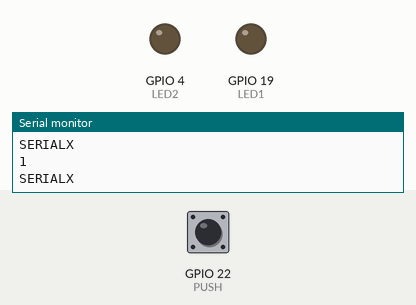
The sketch below on a simulated ESP32. Shown: output pins drawn as LEDs (lit = HIGH), the last lines printed to the serial monitor. The test bench sets the inputs (shaded band); at power-on: GPIO 22 (PUSH) HIGH.

Above: at 1.2 s.
1.3 s: GPIO 22 (PUSH) pulled LOW for 0.15 s
At 1.4 s:
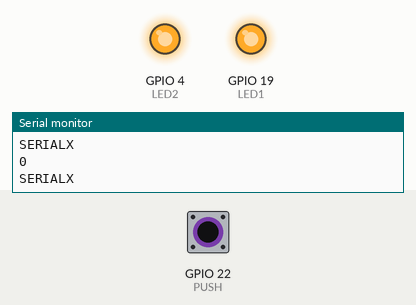
3.0 s: GPIO 22 (PUSH) pulled LOW for 3.2 s
At 7.1 s:
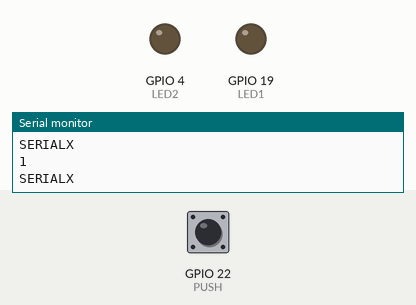
Timing chart, 0 to 8.6 s (numbered marks = the images above; inputs shaded):
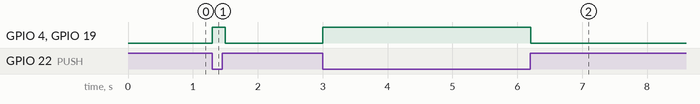

Measured:
- after the input at 1.3 s, GPIO 4 (LED2), GPIO 19 (LED1): LOW → HIGH at once, → LOW 0.20 s later
- after the input at 3.0 s, GPIO 4 (LED2), GPIO 19 (LED1): LOW → HIGH at once, → LOW 3.2 s later

The sketch:

blank2.ino
```cpp
#define PUSH 22
#define LED1 19
#define LED2 4
#define DELAY_CONST 100

void setup() {
  // put your setup code here, to run once:
  Serial.begin (9600);
  pinMode (PUSH, INPUT_PULLUP);
  pinMode (LED1, OUTPUT);
  pinMode (LED2, OUTPUT);
}

void loop() {
  // put your main code here, to run repeatedly:
  int button_status = digitalRead (PUSH);

  Serial.println (button_status);
  Serial.println ("SERIALX");

  if (button_status == 1) {
    digitalWrite (LED1, LOW);
    digitalWrite (LED2, LOW);
  }

  else {
    digitalWrite (LED1, HIGH);
    digitalWrite (LED2, HIGH);
  }

  //digitalWrite (LED, HIGH);
  delay (DELAY_CONST);
}
```
